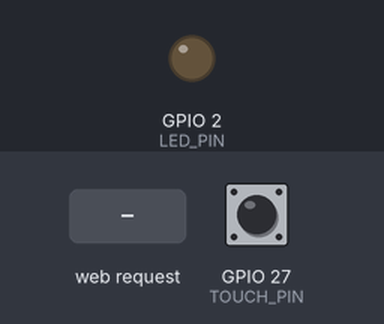
The sketch below on a simulated ESP32. Parts: output pins drawn as LEDs (lit = HIGH). Dashed ring = blinking. The inputs (shaded band) are chosen by the test bench; at power-on: GPIO 27 (TOUCH_PIN) HIGH. What the sketch prints to the serial monitor is not drawn.

Above: at 1.2 s.
1.3 s: HTTP request GET /arm received
At 1.57 s:
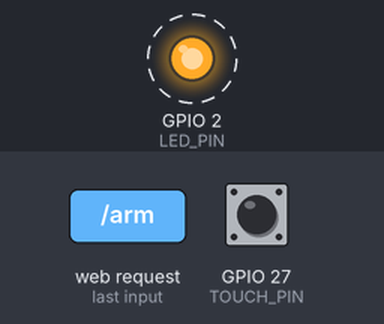
4.3 s: HTTP request GET /disarm received
Timing chart, 0 to 7.3 s (numbered marks = the images above; inputs shaded):
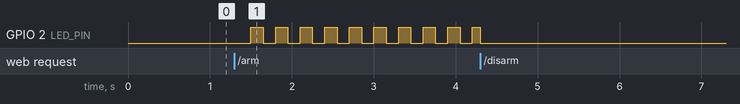

The sketch:

ex08.ino
```cpp
#include <WiFi.h>
#include <WebServer.h>

// ================= 配置区域 =================
const char* ap_ssid = "ESP32-bush00200";  // 已更新
const char* ap_pass = "88888888";         // 已更新

// 引脚定义
const int LED_PIN = 2;        // 板载 LED
const int TOUCH_PIN = 27;     // 触摸传感器引脚 (TOUCH7 / GPIO27)
const int TOUCH_THRESHOLD = 600; // 触摸阈值

// 系统状态枚举
enum SystemState {
  STATE_DISARMED = 0, // 撤防
  STATE_ARMED = 1,    // 布防
  STATE_ALARM = 2     // 报警锁定
};

SystemState systemState = STATE_DISARMED; // 初始状态为撤防

WebServer server(80);

// 报警闪烁控制变量
unsigned long lastBlinkTime = 0;
const unsigned long ALARM_INTERVAL_MS = 150; // 报警闪烁速度
bool ledCurrentState = false;

// ================= 网页界面生成 =================
String makePage() {
  String statusText = "";
  String statusColor = "";

  // 根据状态决定网页显示的文字和颜色
  switch (systemState) {
    case STATE_DISARMED:
      statusText = "已撤防 (安全)";
      statusColor = "#28a745"; // 绿色
      break;
    case STATE_ARMED:
      statusText = "已布防 (警戒中)";
      statusColor = "#ffc107"; // 黄色
      break;
    case STATE_ALARM:
      statusText = "⚠️ 报警! (入侵检测)";
      statusColor = "#dc3545"; // 红色
      break;
  }

  // 按钮样式逻辑
  String armBtnClass = (systemState == STATE_ARMED || systemState == STATE_ALARM) ? "activeBtn" : "inactiveBtn";
  String disArmBtnClass = (systemState == STATE_DISARMED) ? "activeBtn" : "inactiveBtn";

  String html = R"rawliteral(
<!DOCTYPE html>
<html lang="zh-CN">
<head>
  <meta charset="UTF-8">
  <meta name="viewport" content="width=device-width, initial-scale=1.0">
  <title>ESP32 安防主机</title>
  <style>
    body { font-family: 'Segoe UI', sans-serif; text-align: center; margin-top: 40px; background-color: #222; color: white; }
    h1 { margin-bottom: 10px; }
    .container { max-width: 400px; margin: 0 auto; padding: 30px; background: #333; border-radius: 15px; box-shadow: 0 0 20px rgba(0,0,0,0.5); }
    .status-badge { display: inline-block; padding: 10px 20px; border-radius: 5px; font-size: 1.2rem; font-weight: bold; margin-bottom: 30px; width: 80%; }
    .btn-group { display: flex; gap: 20px; justify-content: center; }
    button { padding: 15px 30px; font-size: 1.1rem; border: none; border-radius: 8px; cursor: pointer; transition: transform 0.1s; color: white; }
    button:active { transform: scale(0.95); }
    .btn-arm { background-color: #ffc107; color: #333; }
    .btn-disarm { background-color: #dc3545; }
    .activeBtn { box-shadow: 0 0 15px currentColor; transform: scale(1.05); border: 2px solid white; }
    .inactiveBtn { opacity: 0.5; filter: grayscale(1); }
  </style>
</head>
<body>
  <div class="container">
    <h1>🛡️ 智能安防主机</h1>
    <div class="status-badge" style="background-color: )rawliteral" + statusColor + R"rawliteral(;">
      )rawliteral" + statusText + R"rawliteral(
    </div>
    <div class="btn-group">
      <a href="/arm" style="text-decoration:none;"><button class="btn-arm )rawliteral" + armBtnClass + R"rawliteral(">布防 (Arm)</button></a>
      <a href="/disarm" style="text-decoration:none;"><button class="btn-disarm )rawliteral" + disArmBtnClass + R"rawliteral(">撤防 (Disarm)</button></a>
    </div>
    <p style="margin-top:20px; font-size: 0.8rem; color: #888;">点击布防后，触摸 GPIO27 将触发报警</p>
  </div>
</body>
</html>
)rawliteral";
  return html;
}

// ================= 功能函数 =================

void checkTouchSensor() {
  if (systemState == STATE_ARMED) {
    int touchValue = touchRead(TOUCH_PIN);
    if (touchValue < TOUCH_THRESHOLD) {
      systemState = STATE_ALARM;
      Serial.println(">>> 触发报警！入侵检测！ <<<");
      delay(200); // 简单防抖
    }
  }
}

void handleLED() {
  if (systemState == STATE_ALARM) {
    if (millis() - lastBlinkTime >= ALARM_INTERVAL_MS) {
      lastBlinkTime = millis();
      ledCurrentState = !ledCurrentState;
      digitalWrite(LED_PIN, ledCurrentState);
    }
  } else {
    digitalWrite(LED_PIN, LOW);
  }
}

// ================= Web 服务器处理 =================

void handleRoot() {
  server.send(200, "text/html; charset=UTF-8", makePage());
}

void handleArm() {
  systemState = STATE_ARMED;
  Serial.println("系统已布防");
  server.sendHeader("Location", "/");
  server.send(303);
}

void handleDisarm() {
  systemState = STATE_DISARMED;
  Serial.println("系统已撤防");
  server.sendHeader("Location", "/");
  server.send(303);
}

void setup() {
  Serial.begin(115200);

  // 初始化硬件
  pinMode(LED_PIN, OUTPUT);
  digitalWrite(LED_PIN, LOW);

  // 启动 Wi-Fi AP (使用你指定的账号密码)
  WiFi.mode(WIFI_AP);
  WiFi.softAP(ap_ssid, ap_pass);

  Serial.println("AP 启动成功");
  Serial.print("AP 名称: ");
  Serial.println(ap_ssid);
  Serial.print("AP IP 地址: ");
  Serial.println(WiFi.softAPIP());

  // 设置路由
  server.on("/", handleRoot);
  server.on("/arm", handleArm);
  server.on("/disarm", handleDisarm);
  server.begin();
}

void loop() {
  server.handleClient();
  checkTouchSensor();
  handleLED();
}
```

Measured:
- after the input at 1.3 s, GPIO 2 (LED_PIN): alternates HIGH for 0.15 s and LOW for 0.15 s, starting after 0.20 s
